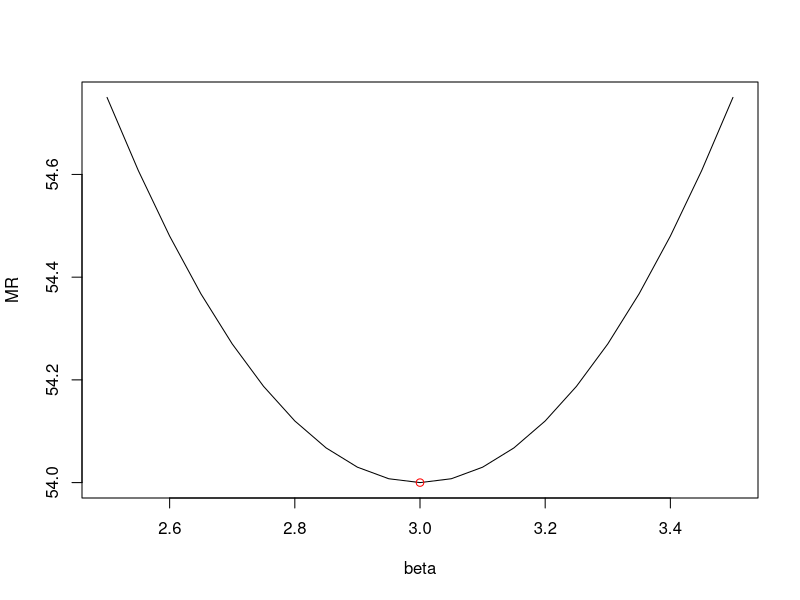
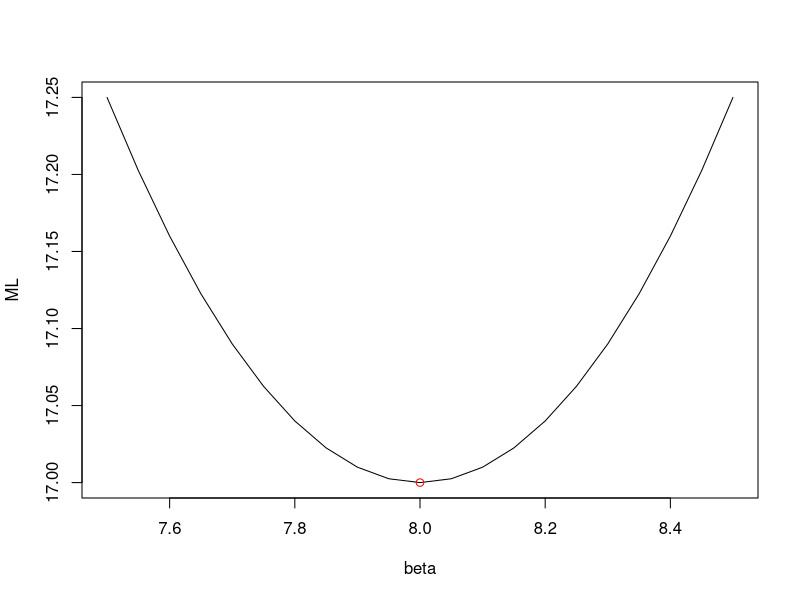
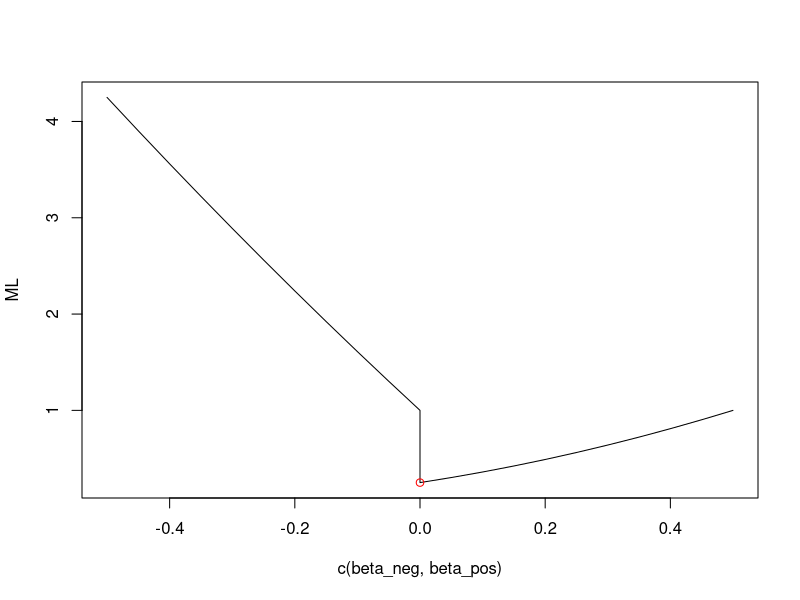

Source code (R) for these figures, in order:
## ---- chunk 1
y1 <- 9
lambda <- 2
beta_hat <- y1/(1+lambda)  # based on equation (6.14)
beta <- seq(beta_hat - 0.5, beta_hat + 0.5, by = 0.05)
MR <- (y1 - beta)^2 + lambda * beta ^ 2
plot(beta, MR, type = 'l')
points(beta_hat, min(MR), col = 'red')
## ---- chunk 2
y1 <- 9
lambda <- 2
beta_hat <- y1 - lambda / 2  # based on equation (6.15)
beta <- seq(beta_hat - 0.5, beta_hat + 0.5, by = 0.05)
ML <- (y1 - beta)^2 + lambda * beta
plot(beta, ML, type = 'l')
points(beta_hat, min(ML), col = 'red')
## ---- chunk 3
y1 <- 1
lambda <- 4
beta_hat <- 0  # based on equation (6.15), y_1 < \lambda / 2
# beta <- seq(beta_hat - 0.5, beta_hat + 0.5, by = 0.05)
beta_neg <- seq(-0.5, 0, by = 0.05)
beta_pos <- seq(0, 0.5, by = 0.05)
ML <- c(y1^2 - (lambda + 2 * y1) * beta_neg + beta_neg ^ 2, y1^2 + (lambda - 2 * y1) * beta_neg + beta_neg ^ 2)
plot(c(beta_neg, beta_pos), ML, type = 'l')
points(beta_hat, min(ML), col = 'red')
